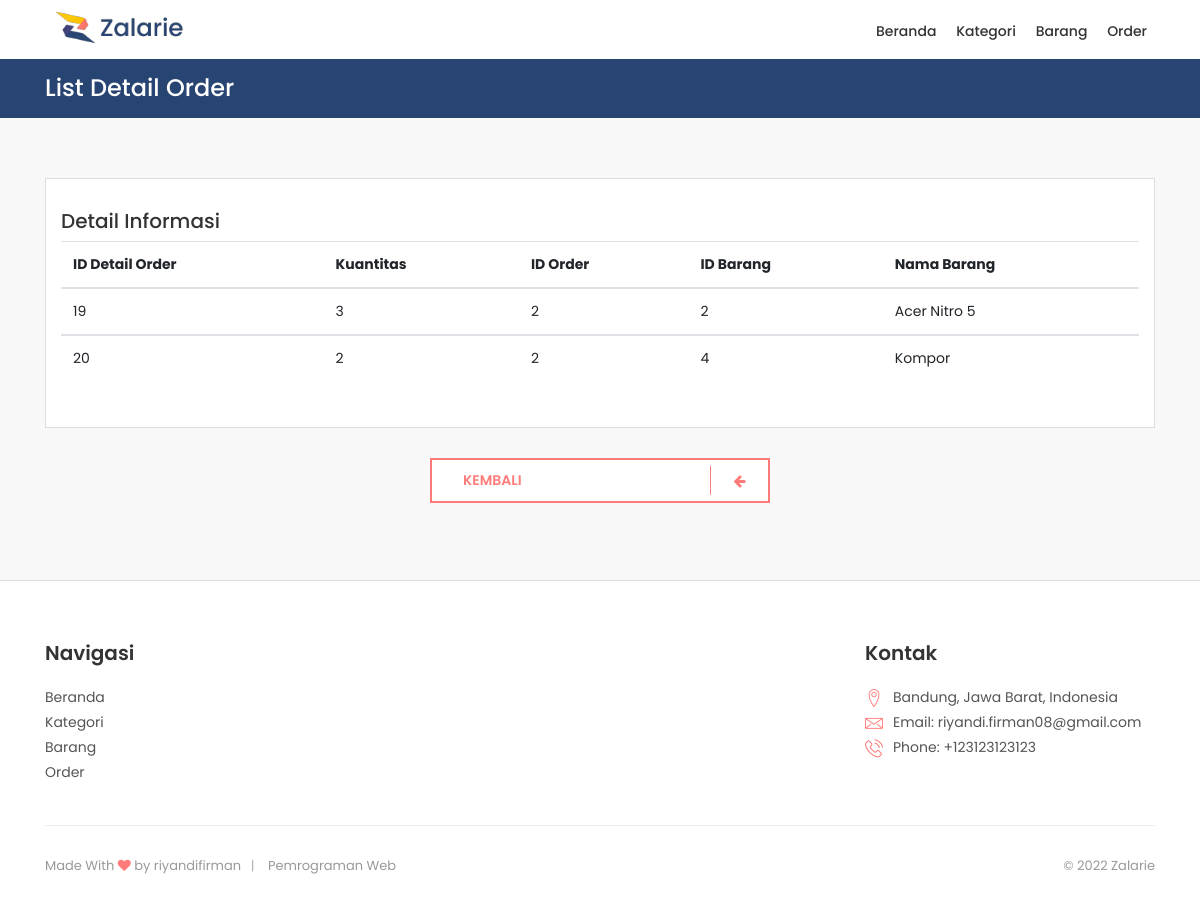
The page /php/order/detail_order.php?id_order=2 on the database its author committed.
### tables this page shows
CREATE TABLE `detail_order` (
  `id_detailorder` int(11) NOT NULL,
  `quantity` int(50) DEFAULT NULL,
  `id_order` int(11) DEFAULT NULL,
  `id_barang` int(11) DEFAULT NULL
);

CREATE TABLE `barang` (
  `kode_barang` varchar(256) NOT NULL,
  `nama` varchar(50) DEFAULT NULL,
  `stok` int(50) DEFAULT NULL,
  `harga` int(50) DEFAULT NULL,
  `id_kategori` int(11) NOT NULL
);

### php/order/detail_order.php (the view, shortened to what this page needs)
<!DOCTYPE html>
<html lang="en">
<head>
	<link href="../../assets/vendor/font-awesome/css/font-awesome.min.css" rel="stylesheet">
	<link href="../../assets/vendor/icomoon/css/iconfont.min.css" rel="stylesheet">
	<link href="../../assets/vendor/bootstrap/css/bootstrap.min.css" rel="stylesheet">
	<link href="../../assets/vendor/animate/css/animate.min.css" rel="stylesheet">
	<link href="../../assets/vendor/dmenu/css/menu.css" rel="stylesheet">
	<link href="../../assets/vendor/hamburgers/css/hamburgers.min.css" rel="stylesheet">
	<link href="../../assets/vendor/mmenu/css/mmenu.min.css" rel="stylesheet">
	<link href="../../assets/vendor/magnific-popup/css/magnific-popup.css" rel="stylesheet">
	<link href="../../assets/vendor/float-labels/css/float-labels.min.css" rel="stylesheet">
	<link href="../../assets/css/style.css" rel="stylesheet">
</head>
<body>
	<div id="page">
		<header class="main-header sticky">
			<div class="container">
				<div class="row">
					<div class="col-lg-3 col-6">
						<div id="logo">
							<h1><a href="../index.php" title="Zalarie">Zalarie</a></h1>
						</div>
					</div>
					<div class="col-lg-9 col-6">
						<nav id="menu" class="main-menu">
							<ul>
								<li><span><a href="../index.php">Beranda</a></span></li>
								<li><span><a href="../kategori/kategori.php">Kategori</a></span></li>
								<li><span><a href="../barang/barang.php">Barang</a></span></li>
								<li><span><a href="order.php">Order</a></span></li>
							</ul>
						</nav>
					</div>
				</div>
			</div>
		</header>
		<div class="sub-header">
			<div class="container">
				<h1>List Detail Order</h1>
			</div>
		</div>
		<main>
			<div class="order">
				<div class="container">
					<form id="orderForm" name="orderForm">
						<div class="row">
							<div class="col-lg-12" id="mainContent">
								<div id="personalDetails" class="row contact-box">
									<div>
										<h5>Detail Informasi</h5>
									</div>
									<table class="table table-hover">
										<thead>
											<tr>
												<th scope="col">ID Detail Order</th>
												<th scope="col">Kuantitas</th>
												<th scope="col">ID Order</th>
												<th scope="col">ID Barang</th>
												<th scope="col">Nama Barang</th>
											</tr>
										</thead>
									<?php
										include '../koneksi.php';
                                        $id_order = $_GET['id_order'];
										$query = mysqli_query($koneksi, "SELECT detail_order.*, barang.nama FROM detail_order JOIN barang ON detail_order.id_barang = barang.kode_barang WHERE id_order = '$id_order'");
										while($data = mysqli_fetch_array($query)){
										echo "<tbody>";
										echo "<tr>";
										echo "<td>".$data['id_detailorder']."</td>";
										echo "<td>".$data['quantity']."</td>";
										echo "<td>".$data['id_order']."</td>";
										echo "<td>".$data['id_barang']."</td>";
                                        echo "<td>".$data['nama']."</td>";
										echo "</tr>";
										echo "</tbody>";
									} ?>
									</table>
								</div>
								<div class="col-lg-4" style="margin: 0 auto ;" >
										<div class="row">
                                            <div class="col-lg-12">
												<a href="order.php" class="btn-form-func btn-form-func-alt-color" role="button">
													<span class="btn-form-func-content">KEMBALI</span>
													<span class="icon"><i class="fa fa-arrow-left" aria-hidden="true"></i></span>
												</a>
											</div>
										</div>
								</div>
							</div>
						</div>
					</form>
				</div>
			</div>
		</main>
		<footer class="main-footer">
			<div class="container">
				<div class="row">
					<div class="col-md-3">
						<h5 class="footer-heading">Navigasi</h5>
						<ul class="list-unstyled nav-links">
							<li><a href="../index.php" class="footer-link">Beranda</a></li>
							<li><a href="../kategori/kategori.php" class="footer-link">Kategori</a></li>
							<li><a href="../barang/barang.php" class="footer-link">Barang</a></li>
							<li><a href="order.php" class="footer-link">Order</a></li>
						</ul>
					</div>
					<div class="col-md-90">
						<h5 class="footer-heading">Kontak</h5>
						<ul class="list-unstyled contact-links">
							<li><i class="icon icon-map-marker"></i><a href="https://goo.gl/maps/aMUNnmKNBACjYymA7" class="footer-link" target="_blank">Bandung, Jawa Barat, Indonesia</a></li>
							<li><i class="icon icon-envelope3"></i><a href="https://mail.google.com/" class="footer-link">Email: riyandi.firman08@gmail.com</a></li>
							<li><i class="icon icon-phone2"></i><a href="#" class="footer-link">Phone: +123123123123</a></li>
						</ul>
					</div>
				</div>
				<hr>
				<div class="row">
					<div class="col-md-8">
						<ul id="subFooterLinks">
							<li><a href="https://github.com/riyandifirman" target="_blank">Made With <i class="fa fa-heart pulse"></i> by riyandifirman</a></li>
							<li>Pemrograman Web</li>
						</ul>
					</div>
					<div class="col-md-4">
						<div id="copy">© 2022 Zalarie</div>
					</div>
				</div>
			</div>
		</footer>
	</div>
</body>
</html>

### assets/css/style.css (style rules this page uses)
html * { -webkit-font-smoothing: antialiased; -moz-osx-font-smoothing: grayscale; }
body { background: #f8f8f8; font-size: 14px; font-family: "Poppins", sans-serif; color: #555; }
main { background: #f8f8f8; position: relative; z-index: 1; }
h1, h2, h3, h4, h5, h6 { color: #333; }
h1, h2 { font-weight: 700; }
hr { margin: 15px 0 30px 0; border-color: #ededed; }
a { color: #ff7b79; text-decoration: none; -moz-transition: all 0.5s ease-in-out; -o-transition: all 0.5s ease-in-out; -webkit-transition: all 0.5s ease-in-out; -ms-transition: all 0.5s ease-in-out; transition: all 0.5s ease-in-out; outline: none; }
ul, ol { list-style: none; margin: 0 0 25px 0; padding: 0; }
header { background-color: #fff; min-height: 55px; padding: 10px 0; border-bottom: 1px solid transparent; }
header.main-header { width: 100%; z-index: 2; position: relative; -moz-transition: all 0.2s ease-in-out; -o-transition: all 0.2s ease-in-out; -webkit-transition: all 0.2s ease-in-out; -ms-transition: all 0.2s ease-in-out; transition: all 0.2s ease-in-out; }
header.main-header.sticky { border-bottom: 1px solid #fff; position: fixed; left: 0; top: 0; z-index: 2; }
#logo h1 { margin: 0; padding: 0; line-height: 1; }
#logo h1 a { width: 149px; height: 35px; display: block; background: url(../../assets/images/logo.svg) no-repeat 0 0; background-size: 149px 35px; text-indent: -9999px; }
.sub-header { background-color: #274472; padding: 15px 0; margin-top: 59px; }
.sub-header h1 { color: #fff; margin: 0; font-size: 24px; font-weight: 500; }
footer.main-footer { padding-top: 60px; padding-bottom: 30px; color: #555; background: #fff; border-top: 1px solid #ddd; }
.footer-heading { margin-bottom: 1.25rem; font-weight: 600; }
.footer-link { color: #555; font-size: 14px; font-weight: 400; line-height: 1.8; }
.contact-links i { color: #ff7b79; margin-right: 10px; font-size: 18px; vertical-align: middle; }
footer #copy { text-align: right; font-size: 13px; font-size: 0.8125rem; color: #999; }
.col-md-90 { margin-left: 550px; }
ul#subFooterLinks { margin: 0; font-size: 13px; font-size: 0.8125rem; color: #999; }
ul#subFooterLinks li { display: inline-block; margin-right: 15px; }
ul#subFooterLinks li:first-child { margin-right: 20px; }
ul#subFooterLinks li:last-child:after { content: ""; }
ul#subFooterLinks li a { color: #999 }
ul#subFooterLinks li:after { content: "|"; font-weight: 300; position: relative; left: 10px; }
ul#subFooterLinks i { color: #ff7b79; }
.about-me, .order { padding: 60px 0; }
.contact-box { position: relative; background: #fff; margin: 0 0 30px 0; padding: 30px 15px; border: 1px solid #ddd; }
.btn-form-func { background: #ff7b79; border-radius: 0; border: 2px solid #ff7b79; color: #fff; display: inline-block; overflow: hidden; padding: 12px 30px 12px 16px; position: relative; text-decoration: none; line-height: 1; width: 100%; font-weight: 600; margin-bottom: 10px; }
.btn-form-func .btn-form-func-content { font-size: 1em; line-height: 1.2; padding: 0 15px; position: relative; right: 0; transition: right 300ms ease; display: block; text-align: left; }
.btn-form-func .icon { border-left: 1px solid #fff; position: absolute; right: 0; text-align: center; top: 50%; transition: all 300ms ease; transform: translateY(-50%); width: 58px; height: 70%; }
.btn-form-func .icon i { position: relative; top: 50%; transform: translateY(-50%); }
.btn-form-func:after { content: ''; position: absolute; top: 0; bottom: 0; right: 0; left: 0; background-color: transparent; opacity: 0; transition: opacity 300ms ease; }
.btn-form-func.btn-form-func-alt-color { background: #fff; border-color: #ff7b79; color: #ff7b79 !important; }
.btn-form-func.btn-form-func-alt-color .icon { border-left-color: #ff7b79; }
.btn-form-func.btn-form-func-alt-color:after { background-color: transparent; }

### rows shown on the page
detail_order: id_detailorder "19", quantity "3", id_order "2", id_barang "2", id_barang.nama "Acer Nitro 5"
detail_order: id_detailorder "20", quantity "2", id_order "2", id_barang "4", id_barang.nama "Kompor"
